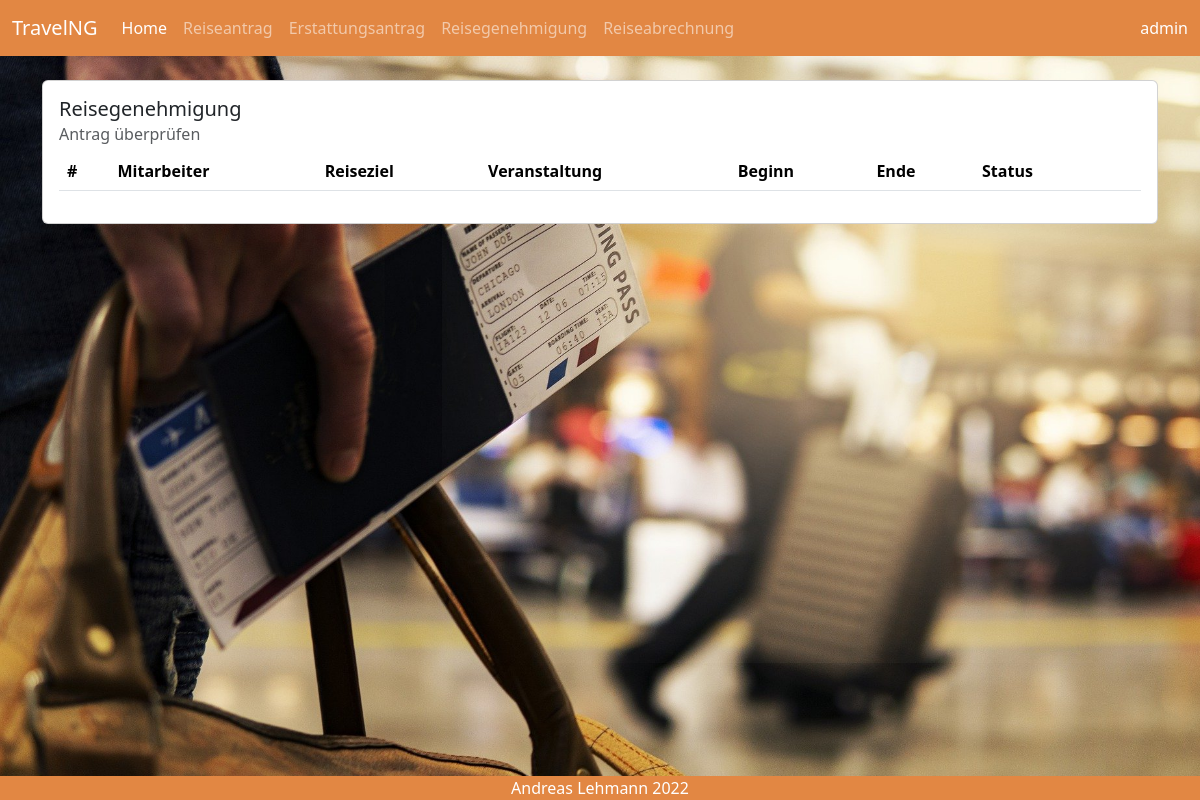
Before: /Request/Auth/ (signed in) with the older database file.
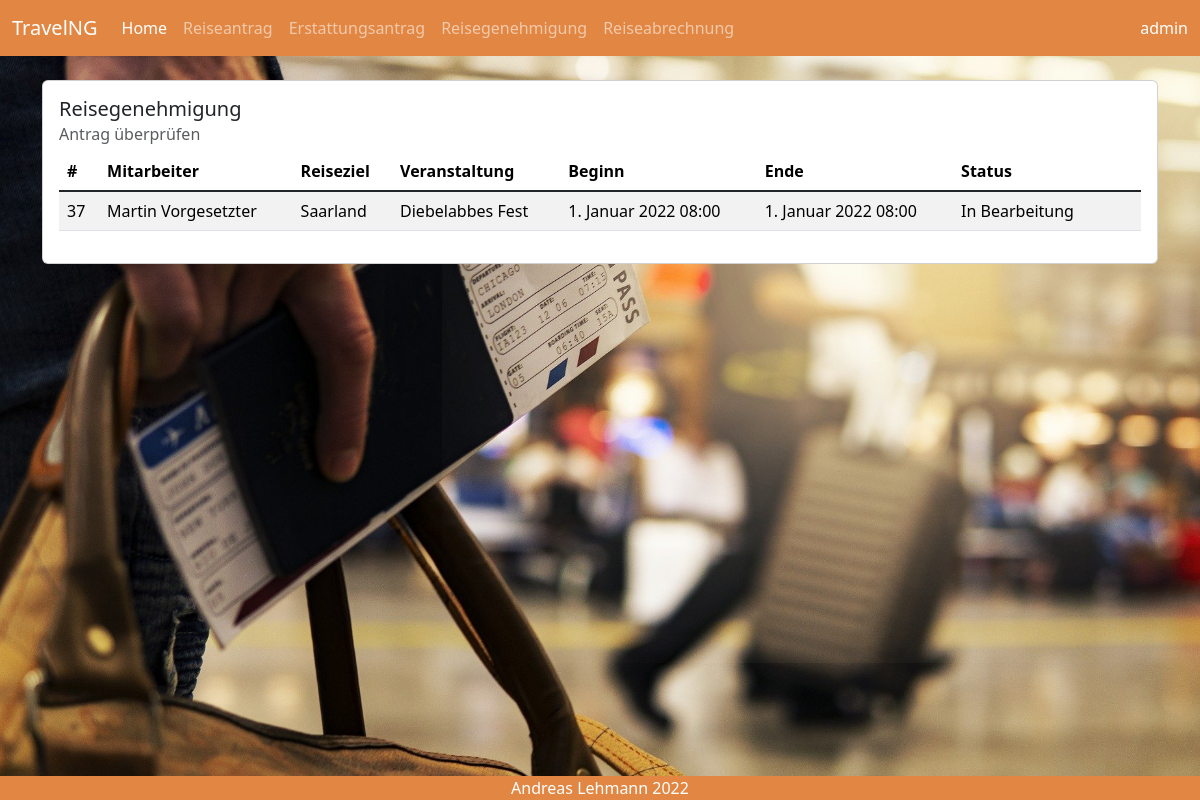
After: the same page with the newer database file.
### request/models.py (models this page shows, shortened)
class TravelRequest(models.Model):
    STATUS_CHOICES = [('In Bearbeitung', 'In Bearbeitung'),
                      ('Genehmigt', 'Genehmigt'),
                      ]
    username = models.CharField(max_length=50, null=True, blank=False)
    employee = models.CharField(max_length=50, null=True, blank=False)
    destination = models.CharField(max_length=50, blank=False)
    event = models.CharField(max_length=50, blank=False)
    journey_start = models.DateTimeField(default='01.01.2022 08:00', blank=False)
    journey_end = models.DateTimeField(default='01.01.2022 08:00', blank=False)
    event_start = models.DateTimeField(default='01.01.2022 08:00', blank=False)
    event_end = models.DateTimeField(default='01.01.2022 08:00', blank=False)
    transport = models.ForeignKey(Transport, on_delete=models.SET_NULL, null=True, blank=False)
    cost_center = models.ForeignKey(CostCenter, on_delete=models.SET_NULL, null=True, blank=False)
    status = models.CharField(default='In Bearbeitung', max_length=30, choices=STATUS_CHOICES)
    class Meta:
        permissions = [
            (
                'is_supervisor', 'can access auth page'
            )
        ]

### request/views.py (the view, shortened to what this page needs)
# urls.py: re_path(r'^Request/Auth/$', request.views.travel_auth_details, name="travelAuth"),
@login_required
def travel_auth_details(request, pk=None):
    page_title = 'Reisegenehmigung'
    sub_title = 'Antrag genehmigen'
    if pk is None:
        travel_requests = TravelRequest.objects.all().order_by('journey_start')
        return render(request, 'request/travelAuth.html',
                      {'page_title': page_title, 'sub_title': sub_title, 'travel_requests': travel_requests})

### templates/request/travelAuth.html (shortened to what this page needs)
{% extends 'request/base.html' %}
{% load bootstrap5 bootstrap_icons %}
{% block content %}
    <div class="container">
        <div class="card" style="width: 100%;">
            <div class="card-body">
                <h5 class="card-title">Reisegenehmigung</h5>
                <h6 class="card-subtitle mb-2 text-muted">Antrag überprüfen</h6>
                <table class="table table-striped table-hover">
                    <thead class="">
                    <tr>
                        <th>#</th>
                        <th>Mitarbeiter</th>
                        <th>Reiseziel</th>
                        <th>Veranstaltung</th>
                        <th>Beginn</th>
                        <th>Ende</th>
                        <th>Status</th>
                        <th>&nbsp;</th>
                    </tr>
                    </thead>
                    <tbody class="table-group-divider">
                    {% for TravelRequest in travel_requests %}
                        {% if TravelRequest.status == 'In Bearbeitung' %}
                            <tr>
                                <td>{{ TravelRequest.id }}</td>
                                <td>{{ TravelRequest.employee }}</td>
                                <td>{{ TravelRequest.destination }}</td>
                                <td>{{ TravelRequest.event }}</td>
                                <td>{{ TravelRequest.journey_start }}</td>
                                <td>{{ TravelRequest.journey_end }}</td>
                                <td>{{ TravelRequest.status }}</td>
                                <td>
                                </td>
                            </tr>
                        {% endif %}
                    {% endfor %}
                    </tbody>
                </table>
            </div>
        </div>
    </div>
{% endblock %}

Changed rows visible on the page:
added TravelRequest: id "37", employee "Martin Vorgesetzter", destination "Saarland", event "Diebelabbes Fest", journey_start "1. Januar 2022 08:00", journey_end "1. Januar 2022 08:00", status "In Bearbeitung"
